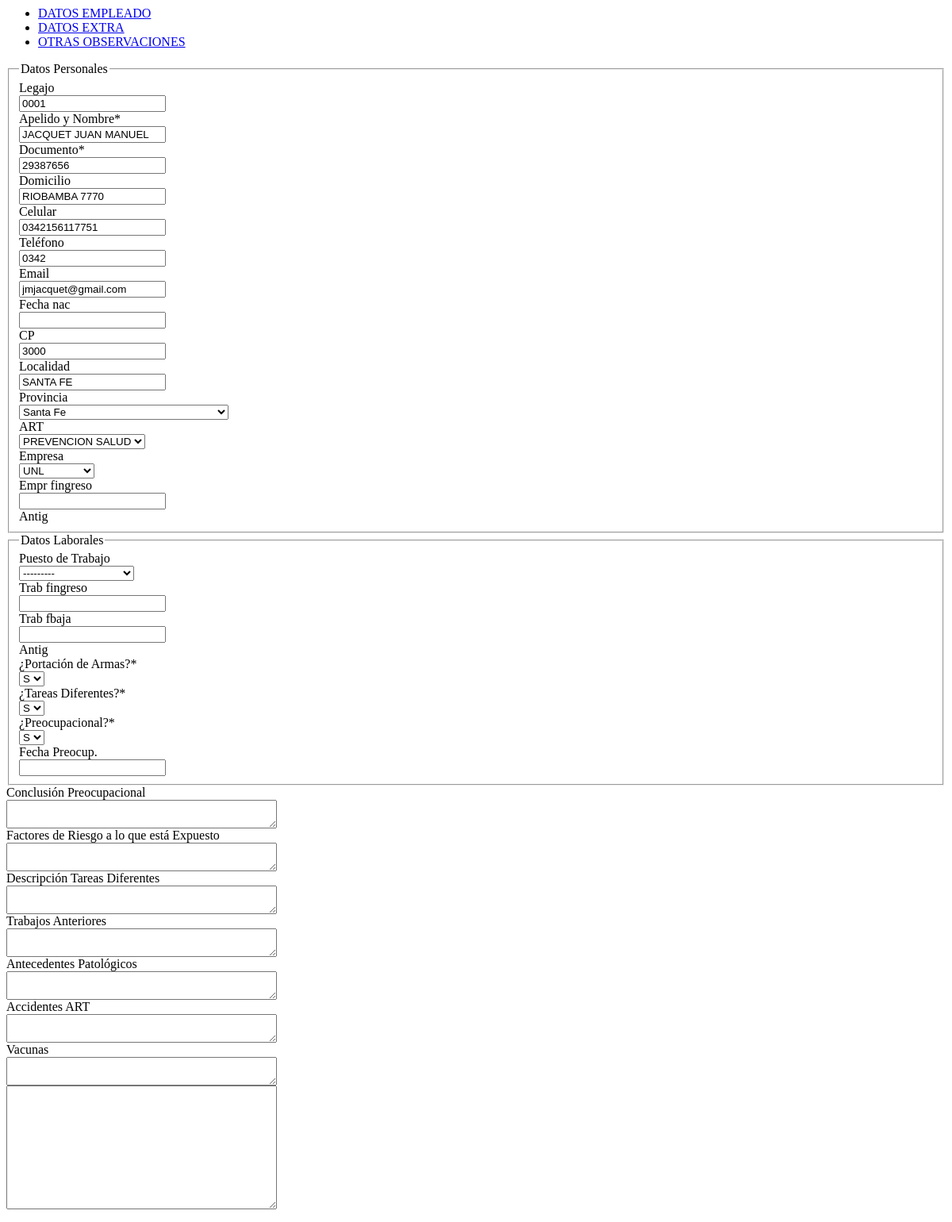
The page /entidades/empleado/editar/1/ on the database as committed earlier.
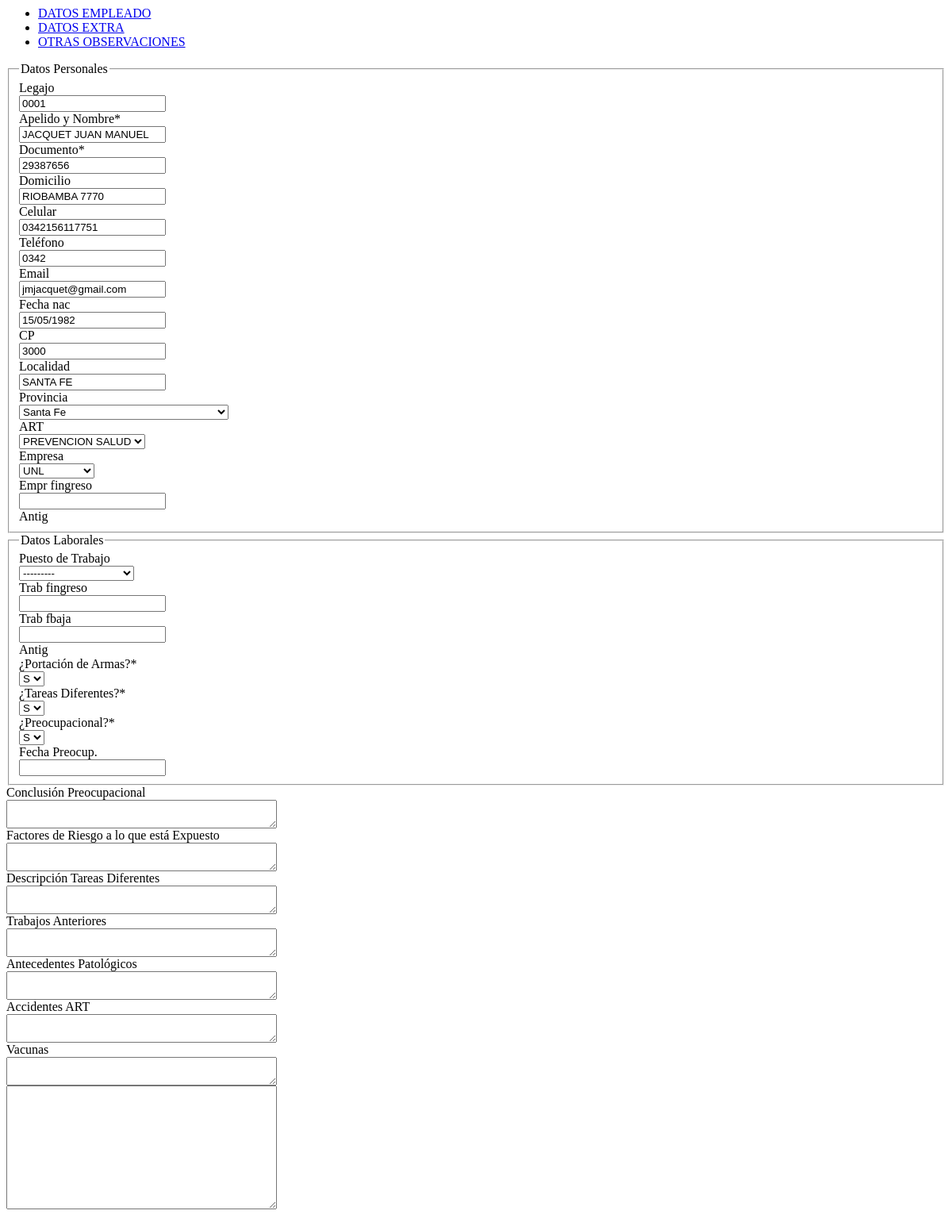
The same page on the database as committed later.
### entidades/models.py (models this page shows, shortened)
class ent_empleado(models.Model):
	nro_doc = models.CharField(u'Documento',max_length=50,blank=True, null=True)
	legajo = models.CharField(u'Legajo',max_length=50,blank=True, null=True)
	apellido_y_nombre = models.CharField('Apelido y Nombre',max_length=200)
	fecha_nac = models.DateField('Fecha Nacimiento',blank=True, null=True)
	domicilio = models.CharField('Domicilio',max_length=200,blank=True, null=True)
	provincia = models.IntegerField('Provincia',choices=PROVINCIAS, blank=True, null=True,default=12)
	localidad = models.CharField('Localidad',max_length=100,blank=True, null=True)
	cod_postal = models.CharField('CP',max_length=50,blank=True, null=True)
	email = models.EmailField('Email',blank=True)
	telefono = models.CharField(u'Teléfono',max_length=50,blank=True, null=True)
	celular = models.CharField('Celular',max_length=50,blank=True, null=True)
	art = models.ForeignKey('ent_art',verbose_name='ART',db_column='art',blank=True, null=True,related_name='empl_art',on_delete=models.SET_NULL)
	empresa = models.ForeignKey('ent_empresa',verbose_name='Empresa',db_column='empresa',blank=True, null=True,related_name='empl_empresa',on_delete=models.SET_NULL)
	empr_fingreso = models.DateField(u'Fecha Ingreso',blank=True, null=True)
	trab_cargo = models.ForeignKey('ent_cargo',verbose_name='Puesto de Trabajo',db_column='cargo',blank=True, null=True,related_name='empl_cargo',on_delete=models.SET_NULL)
	trab_fingreso = models.DateField(u'Fecha Ingreso',blank=True, null=True)
	trab_fbaja = models.DateField(u'Fecha Baja',blank=True, null=True)
	trab_armas = models.CharField(u'¿Portación de Armas?',max_length=1,default='N')
	trab_tareas_dif = models.CharField(u'¿Tareas Diferentes?',max_length=1,default='N')
	trab_preocupac = models.CharField(u'¿Preocupacional?',max_length=1,default='N')
	trab_preocup_fecha = models.DateField(u'Fecha Preocup.',blank=True, null=True)
	trab_preocup_conclus = models.TextField(u'Conclusión Preocupacional',blank=True, null=True)
	trab_factores_riesgo = models.TextField(u'Factores de Riesgo a lo que está Expuesto',blank=True, null=True)
	trab_tareas_dif_det = models.TextField(u'Descripción Tareas Diferentes',blank=True, null=True)
	trab_anteriores = models.TextField(u'Trabajos Anteriores',blank=True, null=True)
	trab_antecedentes = models.TextField(u'Antecedentes Patológicos',blank=True, null=True)
	trab_accidentes = models.TextField(u'Accidentes ART',blank=True, null=True)
	trab_vacunas = models.TextField(u'Vacunas',blank=True, null=True)
	observaciones = models.TextField('Otras Observaciones',blank=True, null=True)
	baja = models.BooleanField(default=False)
	fecha_creacion = models.DateTimeField(auto_now_add = True)
	fecha_modif = models.DateTimeField(auto_now = True)
	usuario_carga = models.ForeignKey('usuarios.UsuUsuario',db_column='usuario_carga',blank=True, null=True,related_name='empl_usuario_carga',on_delete=models.SET_NULL)
	class Meta:
		db_table = 'ent_empleado'
		ordering = ['apellido_y_nombre']

### entidades/views.py (the view, shortened to what this page needs)
# urls.py: url(r'^empleado/editar/(?P<id>\d+)/$', EmpleadoEditView.as_view(), name="empleado_editar"),
class EmpleadoEditView(VariablesMixin,AjaxUpdateView):
    form_class = EmpleadoForm
    model = ent_empleado
    pk_url_kwarg = 'id'
    template_name = 'fm/entidades/form_empleado.html'
    def dispatch(self, *args, **kwargs):
        return super(EmpleadoEditView, self).dispatch(*args, **kwargs)
    def get_form_kwargs(self):
        kwargs = super(EmpleadoEditView, self).get_form_kwargs()
        kwargs['request'] = self.request
        return kwargs
    def get_initial(self):
        initial = super(EmpleadoEditView, self).get_initial()
        initial['tipo_form'] = 'EDICION'
        return initial

### entidades/models.py (called while the page is built)
    def __unicode__(self):
        return u'%s' % self.cargo

	def __unicode__(self):
	    return u'%s' % (self.razon_social)

	def __unicode__(self):
	    return u'%s' % (self.nombre)

### general/views.py (called while the page is built)
    def get_context_data(self, **kwargs):
        context = super(VariablesMixin, self).get_context_data(**kwargs)
        return context

### fm/templates/fm/entidades/form_empleado.html (shortened to what the changed rows need)
{% load i18n %}
{% load static from staticfiles %}
{% load crispy_forms_tags %}
  <div id="form-container">
    <form role="form" class="form " method="POST" action="" id="form-alta">
	        <div class="tabbable-line">
				<div class="tab-content">
					<div class="tab-pane active" id="tab_15_1">
						<div class="col-xs-12">
					        <div class="row cerca">
					        	<fieldset>
					        	<div class="row cerca">
					             <div class="col-sm-3 col-xs-6">
					                 {{form.legajo|as_crispy_field}}
					             </div>
					             <div class="col-sm-9 col-xs-12">
					                 {{form.apellido_y_nombre|as_crispy_field}}
					             </div>
						        </div>
						        <div class="row cerca">
						         <div class="col-sm-3 col-xs-6">
					                 {{form.nro_doc|as_crispy_field}}
					             </div>
					             <div class="col-sm-9 col-xs-11">
					                 {{form.domicilio|as_crispy_field}}
					             </div>
					            </div>
					            <div class="row cerca">
						             <div class="col-sm-4 col-xs-6">
						                 {{form.celular|as_crispy_field}}
						             </div>
						             <div class="col-sm-4 col-xs-6">
						                 {{form.telefono|as_crispy_field}}
						             </div>
						             <div class="col-sm-4 col-xs-12">
						                 {{form.email|as_crispy_field}}
						             </div>
					             </div>
						        <div class="row cerca">
					             <div class="col-sm-2 col-xs-6">
					                 {{form.fecha_nac|as_crispy_field}}
					             </div>
					             <div class="col-sm-2 col-xs-6">
					                 {{form.cod_postal|as_crispy_field}}
					             </div>
					             <div class="col-sm-4 col-xs-6">
					                 {{form.localidad|as_crispy_field}}
					             </div>
					             <div class="col-sm-4 col-xs-12">
					                 {{form.provincia|as_crispy_field}}
					             </div>
						        </div>
						        <div class="row cerca">
						             <div class="col-sm-4 col-xs-12">
						                 {{form.art|as_crispy_field}}
						             </div>
						             <div class="col-sm-4 col-xs-12">
							                 {{form.empresa|as_crispy_field}}
							             </div>
							         <div class="col-sm-2 col-xs-12">
							                 {{form.empr_fingreso|as_crispy_field}}
							             </div>
					         	</div>
					        	</fieldset>
					        </div>
					        <div class="row cerca">
					        	<fieldset>
				  		         <div class="row cerca">
						             <div class="col-sm-2 col-xs-12">
						                 {{form.trab_fingreso|as_crispy_field}}
						             </div>
						              <div class="col-sm-2 col-xs-12">
						                 {{form.trab_fbaja|as_crispy_field}}
						             </div>
				  		         </div>
						         <div class="row cerca">
						              <div class="col-sm-3 col-xs-12">
						                 {{form.trab_armas|as_crispy_field}}
						             </div>
						             <div class="col-sm-3 col-xs-12">
						                 {{form.trab_tareas_dif|as_crispy_field}}
						             </div>
						             <div class="col-sm-3 col-xs-12">
						                 {{form.trab_preocupac|as_crispy_field}}
						             </div>
						             <div class="col-sm-3 col-xs-12">
						             	{{form.trab_preocup_fecha|as_crispy_field}}
						             </div>
				  		         </div>
					    		</fieldset>
					    	</div>
					    </div>
					</div>
					<div class="tab-pane" id="tab_15_2">
						<div class="col-xs-12">
					        <div class="row cerca">
					             <div class="col-xs-12">
					                 {{form.trab_preocup_conclus|as_crispy_field}}
					             </div>
					        </div>
					        <div class="row cerca">
						          <div class="col-xs-12">
					                 {{form.trab_factores_riesgo|as_crispy_field}}
					             </div>
							</div>
							 <div class="row cerca">
						          <div class="col-xs-12">
					                 {{form.trab_tareas_dif_det|as_crispy_field}}
					             </div>
							</div>
							 <div class="row cerca">
						          <div class="col-xs-12">
					                 {{form.trab_anteriores|as_crispy_field}}
					             </div>
							</div>
							 <div class="row cerca">
						          <div class="col-xs-12">
					                 {{form.trab_antecedentes|as_crispy_field}}
					             </div>
							</div>
							 <div class="row cerca">
						          <div class="col-xs-12">
					                 {{form.trab_accidentes|as_crispy_field}}
					             </div>
							</div>
							 <div class="row cerca">
						          <div class="col-xs-12">
					                 {{form.trab_vacunas|as_crispy_field}}
					             </div>
							</div>
						</div>
				   </div>
				   <div class="tab-pane" id="tab_15_3">
						<div class="col-xs-12">
							<div class="row cerca">
						          <div class="col-xs-12">
					                 {{form.observaciones|as_crispy_field}}
					             </div>
							</div>
						</div>
				   </div>
				 </div>
			</div>
    </form>
</div>

Rows that differ between the two databases and show on the page:
changed ent_empleado "JACQUET JUAN MANUEL": fecha_nac (not shown) → "15/05/1982"
